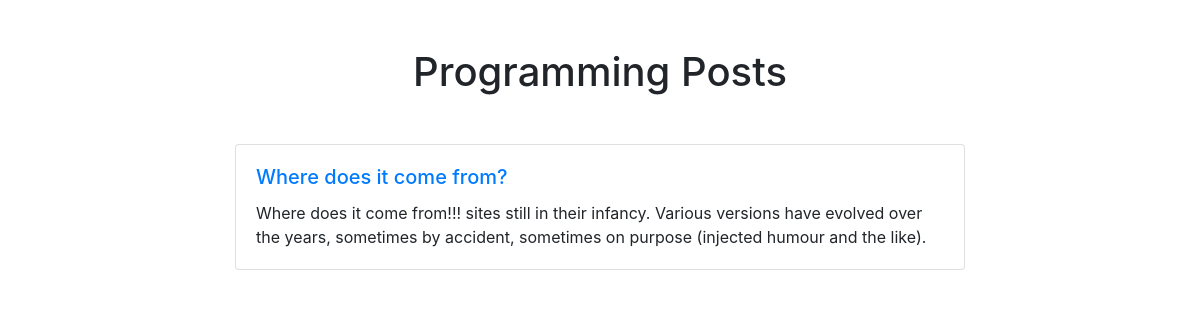
Screenshot of /blog/Programming/ with the database file from the repository.
### blog/models.py (models this page shows)
class Category(models.Model):
    name = models.CharField(max_length=25)

class Post(models.Model):
    title = models.CharField(max_length=255)
    body = models.TextField()
    created_on = models.DateTimeField(auto_now_add=True)
    last_modified = models.DateTimeField(auto_now=True)
    category = models.ManyToManyField(Category, related_name='posts')

### blog/views.py (the view)
# urls.py: path('<category>/', views.blog_category, name='blog_category')
def blog_category(request, category):
    posts = Post.objects.filter(
        category__name__contains=category
    ).order_by(
        '-created_on'
    )
    context = {
        'posts': posts,
        'category': category
    }
    return render(request, 'category.html', context)

### blog/templates/category.html
{% extends 'base.html' %}
{% block page_content %}
<div class="container">
    <h1 class="text-center my-5">{{category}} Posts</h1>
    <div class="row">
        <div class="col-md-2"></div>
        <div class="col-md-8">
            {% for post in posts %}
            <div class="card mb-3">
                <div class="card-body">
                    <h5 class="card-title"><a href="{% url 'details' post.pk %}">{{ post.title }}</a></h5>
                    <p class="card-text">{{ post.body }}</p>
                </div>
            </div>
            {% endfor %}
        </div>
    </div>
</div>
{% endblock %}

### rows the page displays
Category: name "Programming"
Post: title "Where does it come from?", body "Where does it come from!!! sites still in their infancy. Various versions have evolved over the years, sometimes by accident, sometimes on purpose (injected humour and the like)."
